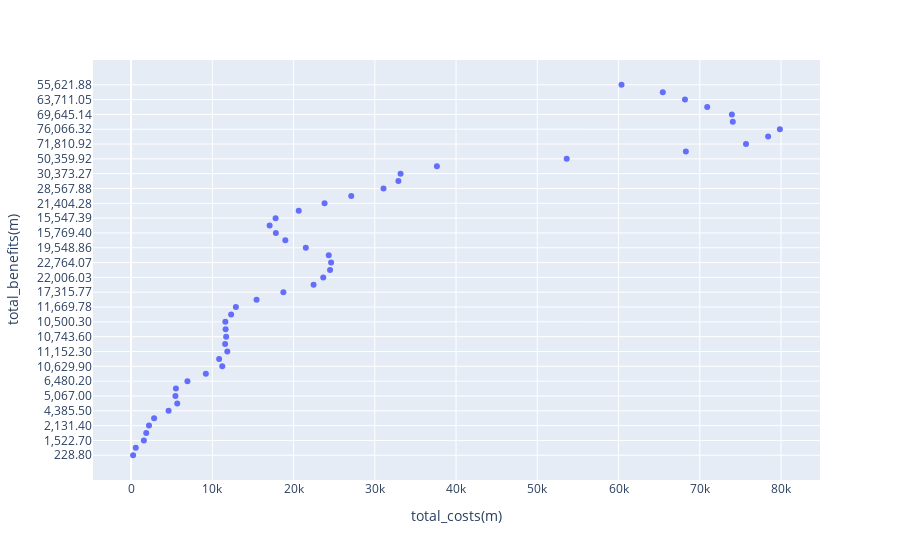

Write notebook code for a chart like this one.
### Markdown cell above
- Create a scatterplot to show the relationship bewtween the total benefits and total costs

### Code cell
px.scatter(df, x = 'total_costs(m)', y = 'total_benefits(m)')

### Figure 1 — Plotly figure (JSON) as saved in the notebook; plotly's stock layout.template omitted (floating-point values rounded to 4 significant figures)
{"data": [{"hovertemplate": "total_costs(m)=%{x}<br>total_benefits(m)=%{y}<extra></extra>", "legendgroup": "", "marker": {"color": "#636efa", "symbol": "circle"}, "mode": "markers", "name": "", "orientation": "h", "showlegend": false, "type": "scatter", "x": [250.5, 576.9, 1576.0, 1867.0, 2207.0, 2838.0, 4619.0, 5686.0, 5461, 5520.0, 6940.0, 9206.0, 11230.0, 10840.0, 11850.0, 11580.0, 11700.0, 11640.0, 11600.0, 12320.0, 12900.0, 15450.0, 18750.0, 22460.0, 23650.0, 24490.0, 24620.0, 24330.0, 21510.0, 18990.0, 17820.0, 17050.0, 17790.0, 20640.0, 23820.0, 27100.0, 31070.0, 32900.0, 33170.0, 37640.0, 53620.0, 68280.0, 75690.0, 78410.0, 79860.0, 74060.0, 73950.0, 70910.0, 68170.0, 65450.0, 60370.0], "xaxis": "x", "y": ["228.80", "549.70", "1,522.70", "1,797.30", "2,131.40", "2,718.30", "4,385.50", "5,326.50", "5,067.00", "5,139.20", "6,480.20", "8,720.90", "10,629.90", "10,208.30", "11,152.30", "10,696.10", "10,743.60", "10,605.20", "10,500.30", "11,149.10", "11,669.78", "14,142.79", "17,315.77", "20,905.68", "22,006.03", "22,748.58", "22,764.07", "22,440.11", "19,548.86", "16,890.49", "15,769.40", "14,983.32", "15,547.39", "18,256.20", "21,404.28", "24,618.89", "28,567.88", "30,187.35", "30,373.27", "34,608.40", "50,359.92", "64,702.16", "71,810.92", "74,619.34", "76,066.32", "69,998.84", "69,645.14", "66,539.27", "63,711.05", "60,916.85", "55,621.88"], "yaxis": "y"}], "layout": {"legend": {"tracegroupgap": 0}, "margin": {"t": 60}, "xaxis": {"anchor": "y", "domain": [0, 1], "title": {"text": "total_costs(m)"}}, "yaxis": {"anchor": "x", "domain": [0, 1], "title": {"text": "total_benefits(m)"}}}}
